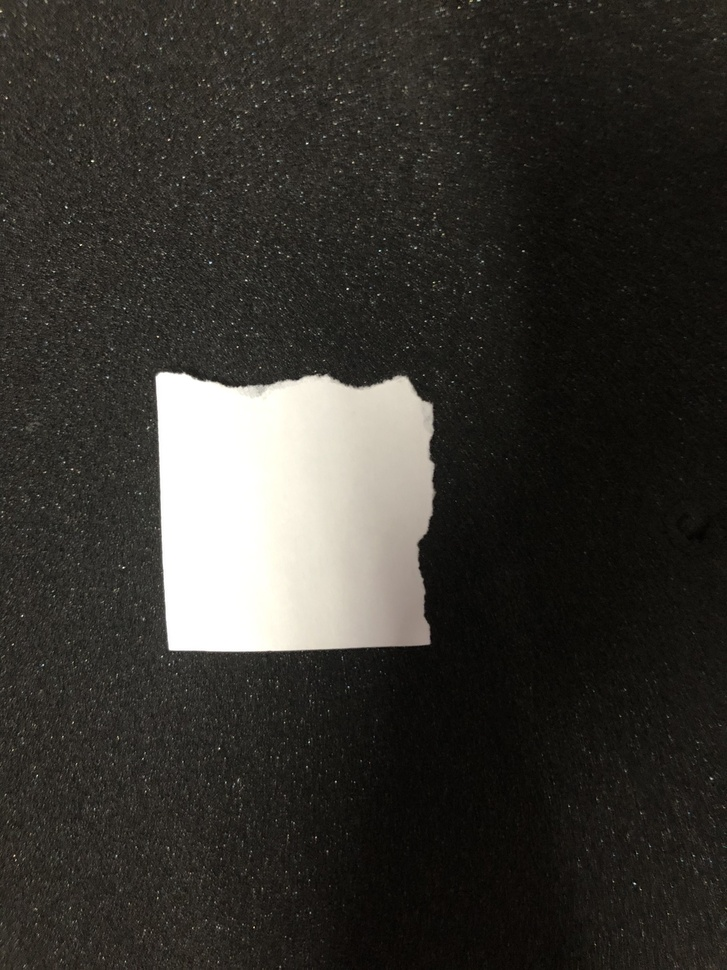
#> input picture images/calibrate.jpg, 727 x 970 px, shrunk from 3024 x 4032 before the run
$ python -i utils.py   (imports and definitions only)   (older library calls are emulated)
#> lines starting #> are read from the running program, lines starting #| are printed output that depends on the picture; after the words box and inside, x2 and y2 are one past the last pixel; in counts of white or black regions, pixels touching at a corner belong together
#> further down, picture is the input picture: shape (970, 727, 3); mean B, G, R 47, 51.8, 54
import numpy as np
import imutils
from imutils import contours
import cv2
from scipy.spatial import distance as dist
from imutils import perspective
import random

# Specified colors to draw the distances along with the reference object.
colors = ((0, 0, 255), (240, 0, 159), (0, 165, 255), (255, 255, 0), (255, 0, 255))

def midpoint(ptA, ptB):
    return(((ptA[0] + ptB[0])/2), ((ptA[1] + ptB[1])/2))

def preprocess_image(image, show=True):
#> called with show = True
    print("[INFO] Pre-processing the image.")

    # Convert the image to grayscale, and blur it slightly.
    gray = cv2.cvtColor(image, cv2.COLOR_BGR2GRAY)
    gray = cv2.GaussianBlur(gray, (7, 7), 0)

    # Thresholding.
    thresh_1 = cv2.threshold(gray, 150, 200, cv2.THRESH_BINARY_INV)[1]
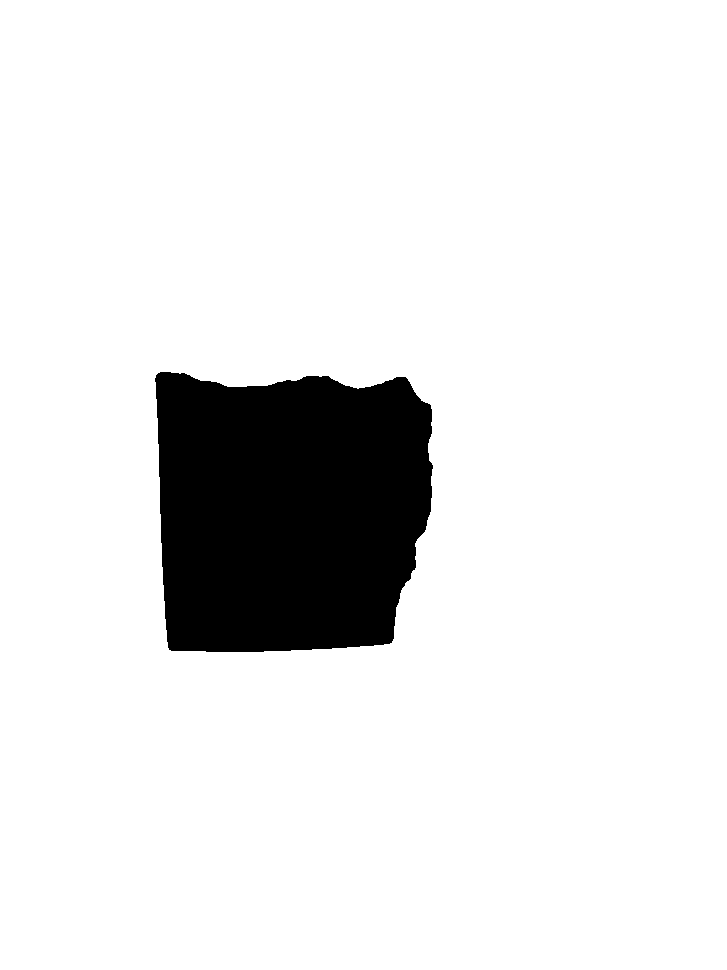
#> thresh_1: shape (970, 727); values 0 (black) and 200 (white), 90.2% white; 1 black region, box (x1, y1, x2, y2) and area: (155, 372, 433, 652) 68976
    thresh_2 = cv2.threshold(gray, 35, 255, cv2.THRESH_BINARY_INV)[1]
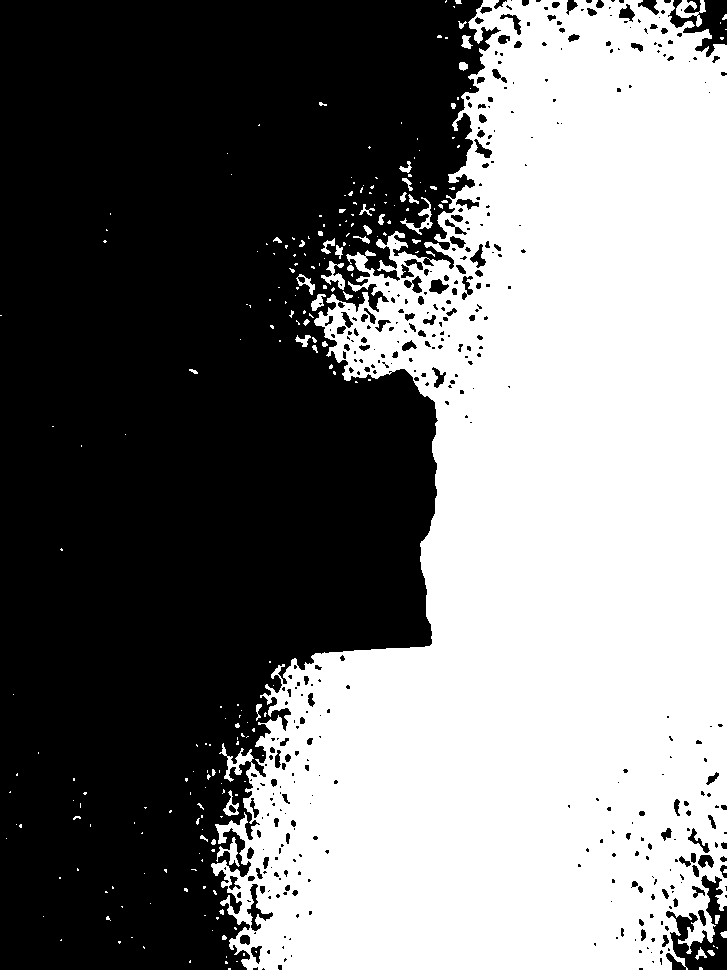
#> thresh_2: shape (970, 727); 47.7% white; 235 white regions (186 under 20 px), largest, box (x1, y1, x2, y2) and area: (211, 0, 727, 970) 332143, (676, 0, 706, 27) 349, (400, 197, 433, 235) 276

    sigma=0.8
    v = np.median(image)
#> v = 33
    lower = int(max(0, (1.0 - sigma) * v))
#> lower = 6
    upper = int(min(255, (1.0 + sigma) * v))
#> upper = 59

    # Process for image type 1.
    img_1 = cv2.Canny(gray, lower, upper)                        # Edge Detection
#> img_1: shape (970, 727); 4.9% white in thin lines or dots
    img_1 = cv2.dilate(img_1, None, iterations=1)               # Dialation
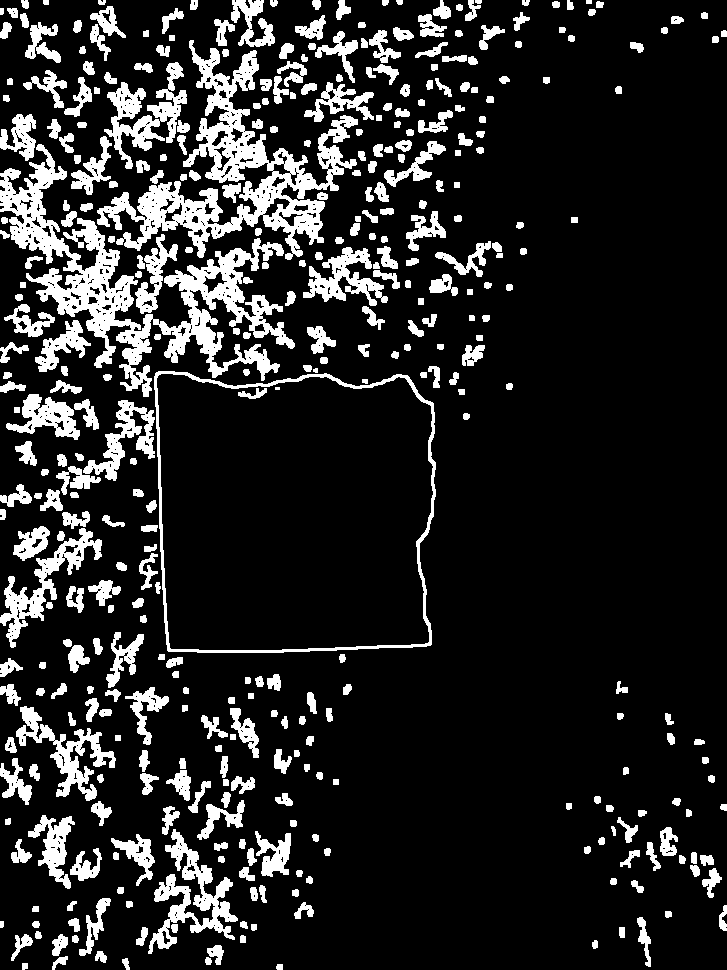
#> img_1: shape (970, 727); 15.1% white; 394 white regions (1 under 20 px), largest, box (x1, y1, x2, y2) and area: (0, 144, 295, 397) 16731, (97, 40, 358, 260) 14178, (154, 371, 436, 653) 3572
    img_1 = cv2.erode(img_1, None, iterations=1)                # Erosion
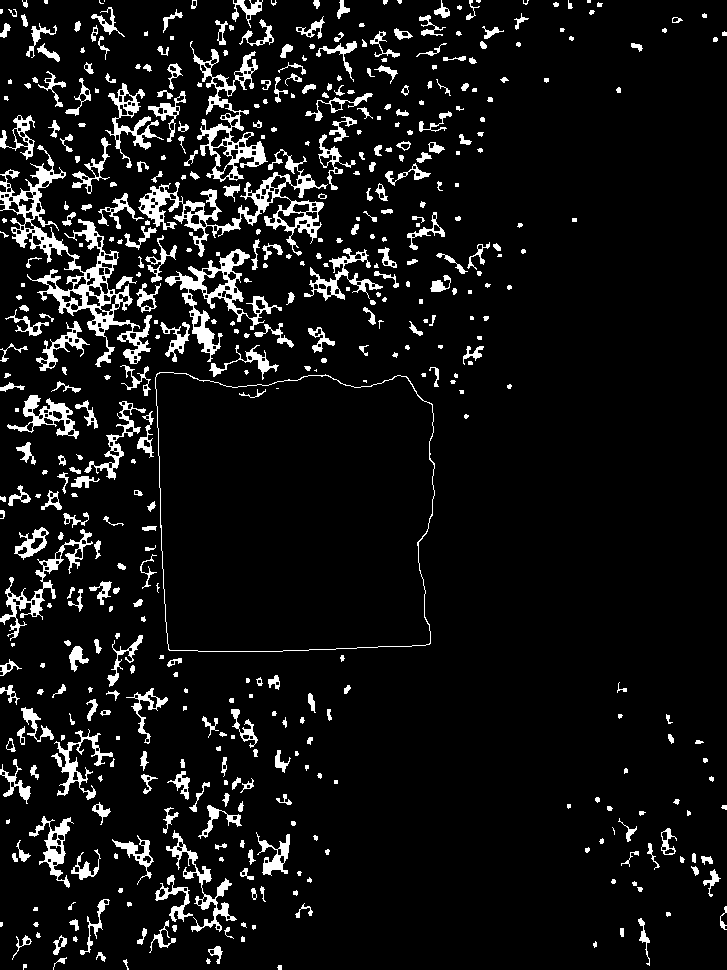
#> img_1: shape (970, 727); 8.1% white; 482 white regions (111 under 20 px), largest, box (x1, y1, x2, y2) and area: (0, 145, 152, 367) 5543, (138, 149, 328, 257) 4052, (165, 249, 282, 362) 2600

    # Process for image type 2.
    img_2 = cv2.Canny(thresh_2, lower, upper)                        # Edge Detection
#> img_2: shape (970, 727); 1.9% white in thin lines or dots
    img_2 = cv2.dilate(img_2, None, iterations=1)               # Dialation
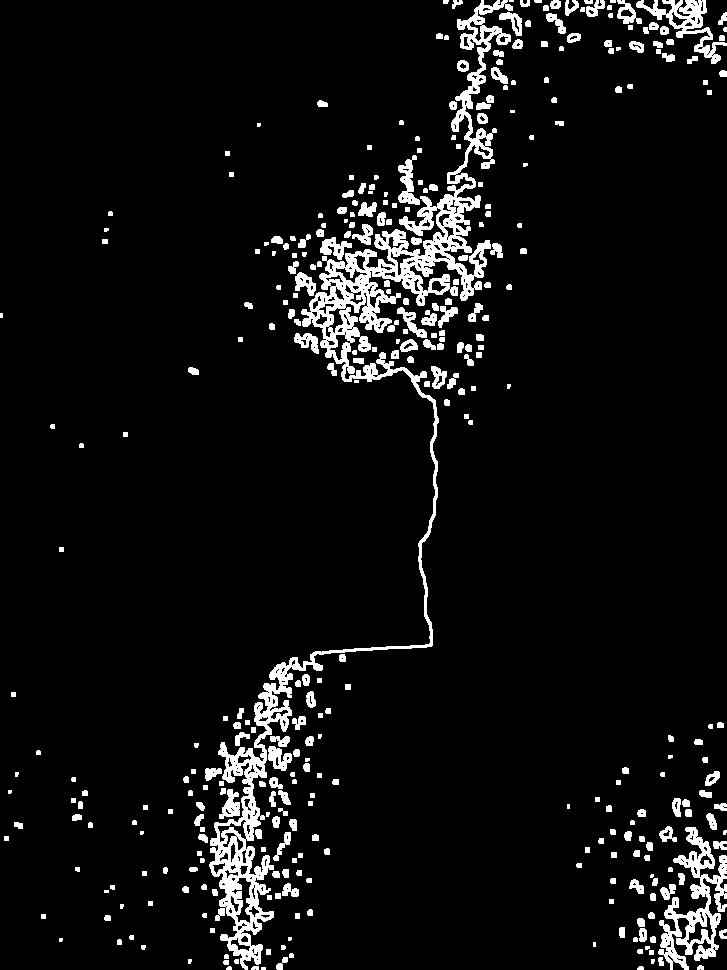
#> img_2: shape (970, 727); 6.5% white; 359 white regions (36 under 20 px), largest, box (x1, y1, x2, y2) and area: (209, 0, 513, 970) 22031, (658, 827, 727, 970) 3561, (636, 0, 727, 64) 1553
    img_2 = cv2.erode(img_2, None, iterations=1)                # Erosion
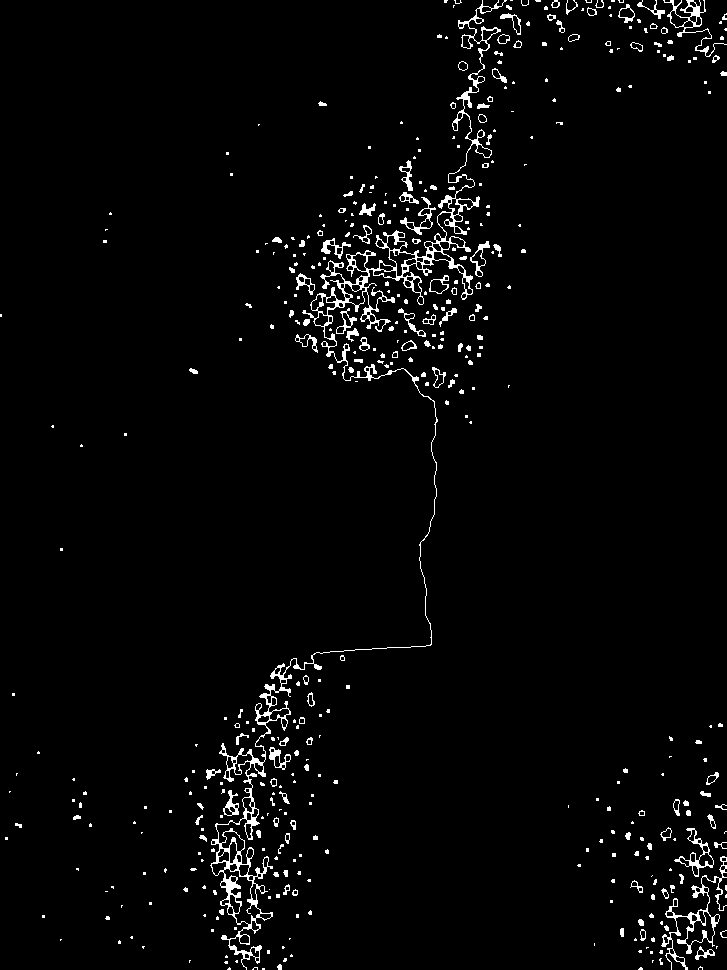
#> img_2: shape (970, 727); 2.7% white in thin lines or dots

    # Show the preprocess image if log == True.
    if show:
        log_image = np.concatenate((cv2.cvtColor(img_1, cv2.COLOR_GRAY2BGR),\
            cv2.cvtColor(img_2, cv2.COLOR_GRAY2BGR)), axis=1)
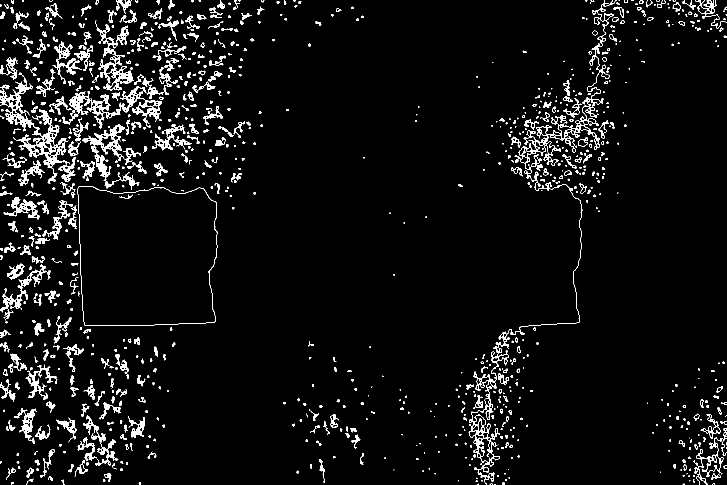
#> log_image: shape (970, 1454, 3) (shown at 1/2 size); 5.4% white; 921 white regions (404 under 20 px), largest, box (x1, y1, x2, y2) and area: (937, 0, 1234, 970) 8141, (0, 145, 152, 367) 5543, (138, 149, 328, 257) 4052
        cv2.imshow("image", log_image)
        cv2.waitKey(0)

    return [img_1, img_2]

# [216 lines left out: functions get_contour_precedence, get_contours_from_image, get_features, analyze_contour, analyze_feature_reference_gap, compare_features and 1 more, not called in this run]

>>> import cv2
>>> picture = cv2.imread('images/calibrate.jpg')
>>> result = preprocess_image(picture)
#> result = 2 items

$ run again, on images/example_02.png
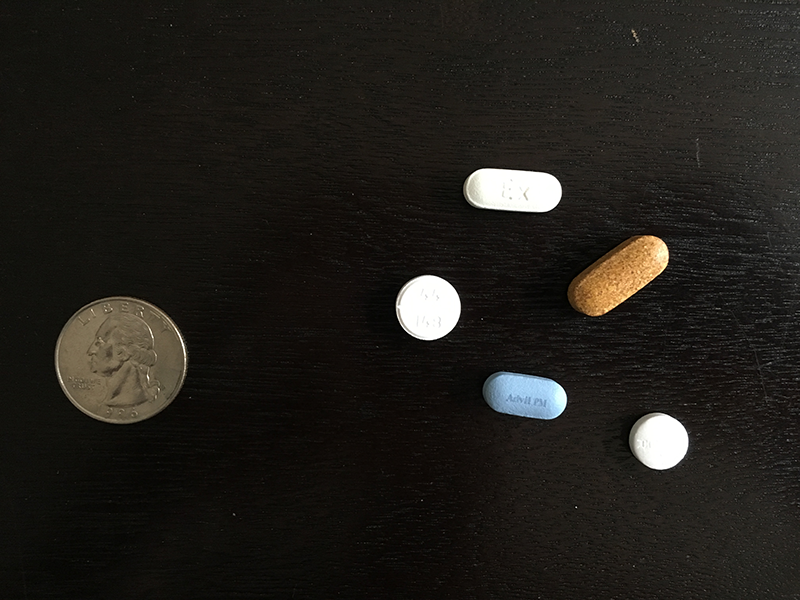
#> input picture images/example_02.png, 800 x 600 px
#> picture is the input picture: shape (600, 800, 3); mean B, G, R 26.1, 30.7, 33.2
#> in preprocess_image, `thresh_1 = cv2.threshold(gray, 150, 200, cv2.THRESH_BINARY_INV)[1]`:
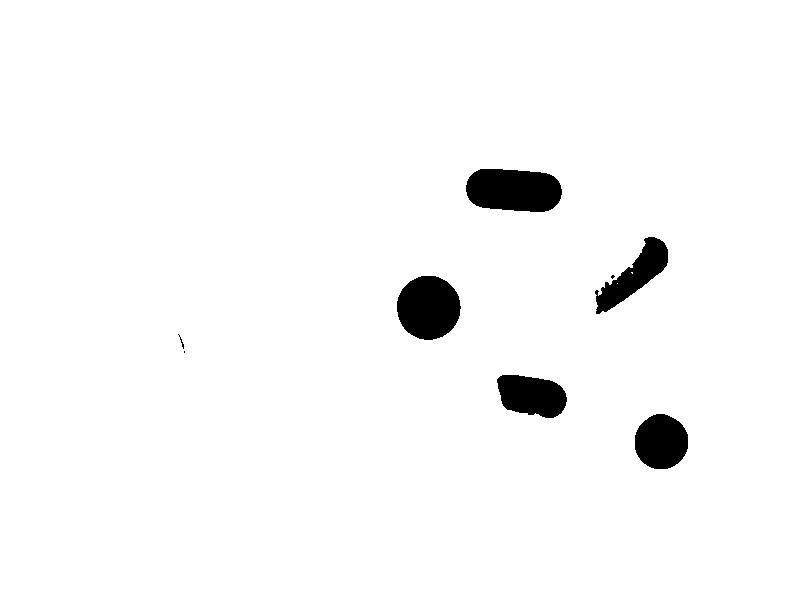
#> thresh_1: shape (600, 800); values 0 (black) and 200 (white), 97.2% white; 8 black regions (2 under 20 px), largest, box (x1, y1, x2, y2) and area: (466, 169, 562, 212) 3461, (397, 276, 461, 340) 3195, (635, 414, 688, 469) 2312, (497, 375, 567, 418) 2284, (595, 237, 668, 314) 2182, (178, 334, 184, 349) 20
#> thresh_2: shape (600, 800); 82.2% white; 262 black regions (206 under 20 px), largest, box (x1, y1, x2, y2) and area: (542, 0, 800, 296) 40929, (54, 296, 189, 424) 13650, (699, 467, 800, 584) 5655
#> v = 20
#> lower = 3
#> upper = 36
#> in preprocess_image, `log_image = np.concatenate((cv2.cvtColor(img_1, cv2.COLOR_GRAY2BGR),\ ..`:
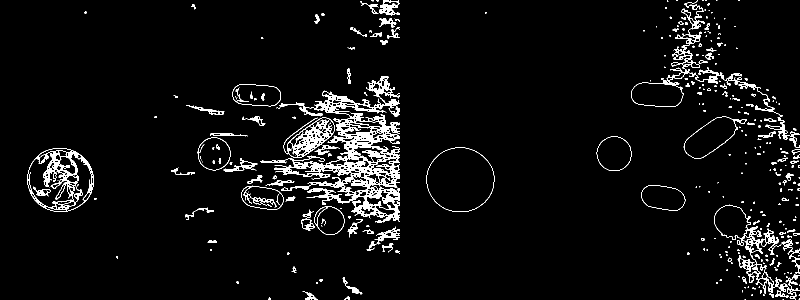
#> log_image: shape (600, 1600, 3) (shown at 1/2 size); 4.8% white; 313 white regions (185 under 20 px), largest, box (x1, y1, x2, y2) and area: (521, 153, 800, 446) 17991, (1262, 0, 1600, 296) 4076, (55, 296, 188, 424) 3773
#> result = 2 items
